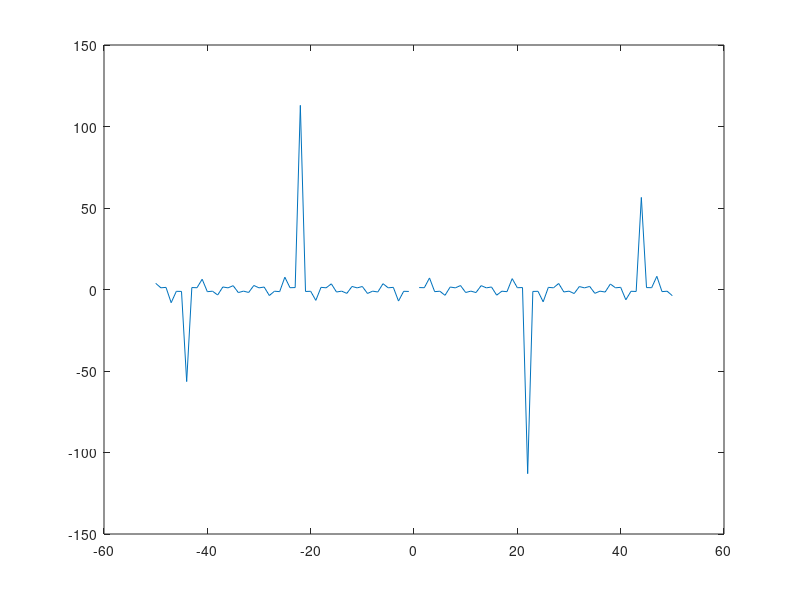

Here is the MATLAB script that generated this plot:
%Octave Scrpt
% Title         :Funcines trscendentes:trigonometricas, logaritmicas
% Author        :Maria Guadalupe Martinez Santiago  
%Date           :202123638
%Version        :1
%Usage          :octave>/phat/Funcion4
%Notes          :Requiere aplicacion de octave para la ejecucion y graficacion 

disp('INYECTIVA')
%Dominio de funcion
x=-50:1:50;
%Funcion
hx=csc(x);
%Plotear funcion
plot(x,hx);